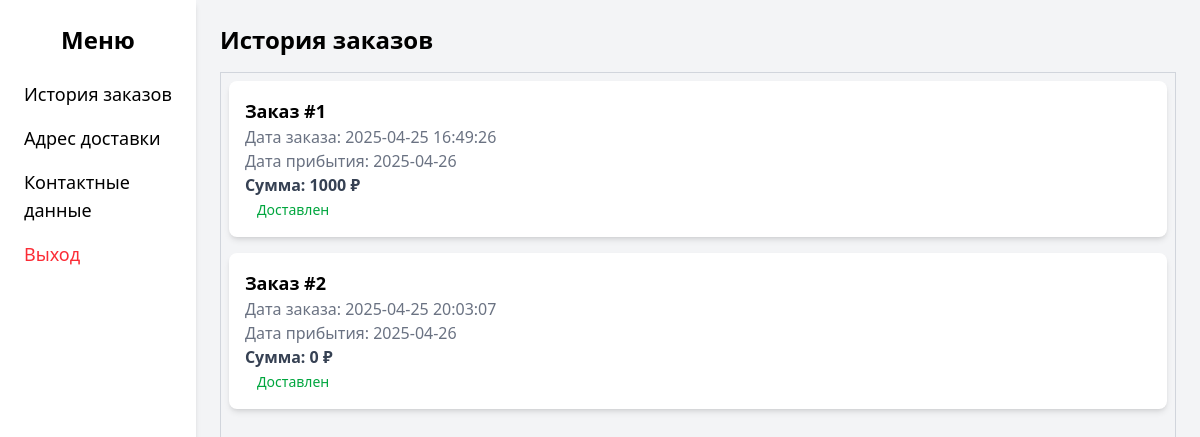
Screenshot of /user.php (signed in) with the database file from the repository.
### tables this page shows
CREATE TABLE `orders` (
  `id` int NOT NULL,
  `dateStart` datetime NOT NULL,
  `dateEnd` date NOT NULL,
  `status` varchar(50) NOT NULL,
  `price` int NOT NULL,
  `ordersUserID` int NOT NULL
);

### php/session/orders.php (called while the page is built, shortened)
<?php
require_once "php/sqlconnect.php";
$query = $conn->prepare("SELECT `id`, `dateStart`, `dateEnd`, `status`, `price` FROM `orders` WHERE `ordersUserID` = ?");
$query->bind_param("i",$_SESSION["id"]);
$query->execute();
$resultOrdersAll = $query->get_result();
?>

### user.php (the view, shortened to what this page needs)
<?php
require_once "php/session.php";
require_once "php/session/orders.php";
?>
<!DOCTYPE html>
<html lang="ru">
<head>
	<link href="src\output.css" rel="stylesheet">
    <link href="src\style.css" rel="stylesheet">
</head>
<body class="bg-gray-100" style="overflow: hidden;">
    <div class="flex h-screen mt-20">
        <div class="w-64 bg-white shadow-md p-6">
            <h2 class="text-2xl font-semibold text-center mb-6">Меню</h2>
            <ul class="space-y-4">
                <li class="hover:text-blue-500"><button id="ordersTab" class="w-full text-left text-lg cursor-pointer">История заказов</button></li>
                <li class="hover:text-blue-500"><button id="addressTab" class="w-full text-left text-lg cursor-pointer">Адрес доставки</button></li>
                <li class="hover:text-blue-500"><button id="contactTab" class="w-full text-left text-lg cursor-pointer">Контактные данные</button></li>
                <li class="hover:text-blue-500"><button id="logoutBtnMenu" class=" w-full text-left text-lg text-red-500 cursor-pointer" >Выход</button></li>
            </ul>
        </div>
        <div class="flex-1 w-full p-6">
            <div id="ordersSection" class="hidden">
                <h2 class="text-2xl font-semibold mb-4">История заказов</h2>
                <ul id="ordersList" class="space-y-4 max-h-[400px] w-full overflow-y-auto border border-gray-300 p-2 rounded-md">
                    <?
                    while($resultOrders = $resultOrdersAll->fetch_assoc())
                    {
                    ?>
                    <li class="bg-white p-4 rounded-lg shadow-md flex justify-between items-center border-l-4 <?echo ($resultOrders["status"] == "Доставлен") ? "border-green-500" : "border-yellow-500";?>">
                        <form>
                            <div>
                                <p class="text-lg font-semibold">Заказ #<?=$resultOrders["id"]?></p>
                                <p class="text-gray-500">Дата заказа: <?=$resultOrders["dateStart"]?></p>
                                <p class="text-gray-500">Дата прибытия: <?=$resultOrders["dateEnd"]?></p>
                                <p class="text-gray-700 font-bold">Сумма: <?=$resultOrders["price"]?> ₽</p>
                                <span class="px-3 py-1 rounded-full text-sm font-medium <?echo ($resultOrders["status"] == "Доставлен") ? "bg-green-100 text-green-600" : "bg-yellow-100 text-yellow-600";?>">
                                    <?=$resultOrders["status"]?>
                                </span>
                            </div>
                        </form>
                    </li>
                    <?
                    }
                    ?>
                </ul>
            </div>
        </div>
    </div>
</body>
</html>

### user.php (style rules this page uses)
#ordersList { overflow-y: scroll; width: 100%; height: 100%; }
#ordersSection { width: 100%; height: calc(100% - 20px); }

### rows the page displays
orders: id "1", dateStart "2025-04-25 16:49:26", dateEnd "2025-04-26", price "1000", status "Доставлен"
orders: id "2", dateStart "2025-04-25 20:03:07", dateEnd "2025-04-26", price "0", status "Доставлен"
